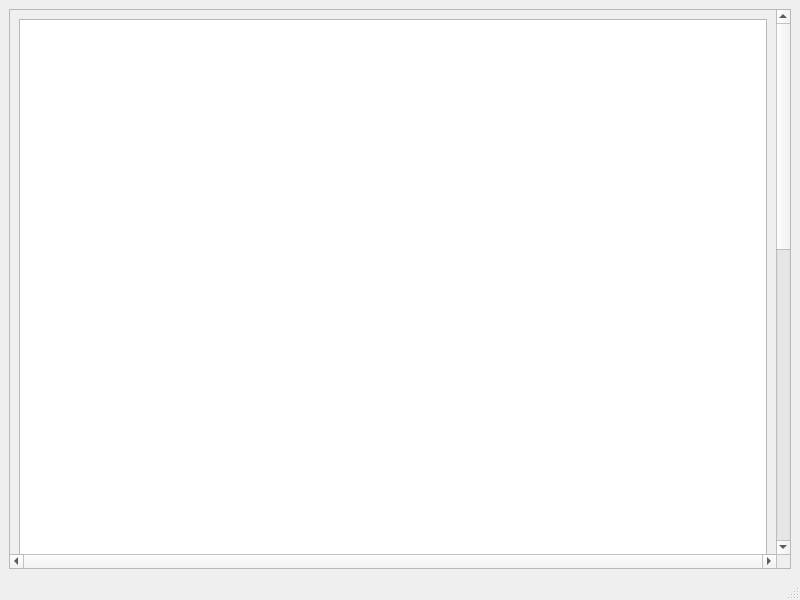
<?xml version="1.0" encoding="UTF-8"?>
<ui version="4.0">
 <class>MainWindow</class>
 <widget class="QMainWindow" name="MainWindow">
  <property name="geometry">
   <rect>
    <x>0</x>
    <y>0</y>
    <width>800</width>
    <height>600</height>
   </rect>
  </property>
  <property name="windowTitle">
   <string>MainWindow</string>
  </property>
  <widget class="QWidget" name="centralwidget">
   <layout class="QVBoxLayout" name="verticalLayout_2">
    <item>
     <widget class="QScrollArea" name="scrollArea">
      <property name="verticalScrollBarPolicy">
       <enum>Qt::ScrollBarAlwaysOn</enum>
      </property>
      <property name="horizontalScrollBarPolicy">
       <enum>Qt::ScrollBarAlwaysOn</enum>
      </property>
      <property name="widgetResizable">
       <bool>true</bool>
      </property>
      <widget class="QWidget" name="scrollAreaWidgetContents_2">
       <property name="geometry">
        <rect>
         <x>0</x>
         <y>0</y>
         <width>774</width>
         <height>1276</height>
        </rect>
       </property>
       <layout class="QVBoxLayout" name="verticalLayout_3">
        <item>
         <widget class="QGraphicsView" name="graphicsView">
          <property name="sizePolicy">
           <sizepolicy hsizetype="Expanding" vsizetype="Expanding">
            <horstretch>1</horstretch>
            <verstretch>0</verstretch>
           </sizepolicy>
          </property>
          <property name="minimumSize">
           <size>
            <width>0</width>
            <height>1000</height>
           </size>
          </property>
         </widget>
        </item>
        <item>
         <widget class="QGraphicsView" name="graphicsView_2"/>
        </item>
        <item>
         <widget class="QGraphicsView" name="graphicsView_4"/>
        </item>
        <item>
         <widget class="QGraphicsView" name="graphicsView_3"/>
        </item>
       </layout>
      </widget>
     </widget>
    </item>
   </layout>
  </widget>
  <widget class="QMenuBar" name="menubar">
   <property name="geometry">
    <rect>
     <x>0</x>
     <y>0</y>
     <width>800</width>
     <height>22</height>
    </rect>
   </property>
  </widget>
  <widget class="QStatusBar" name="statusbar"/>
 </widget>
 <resources/>
 <connections/>
</ui>
